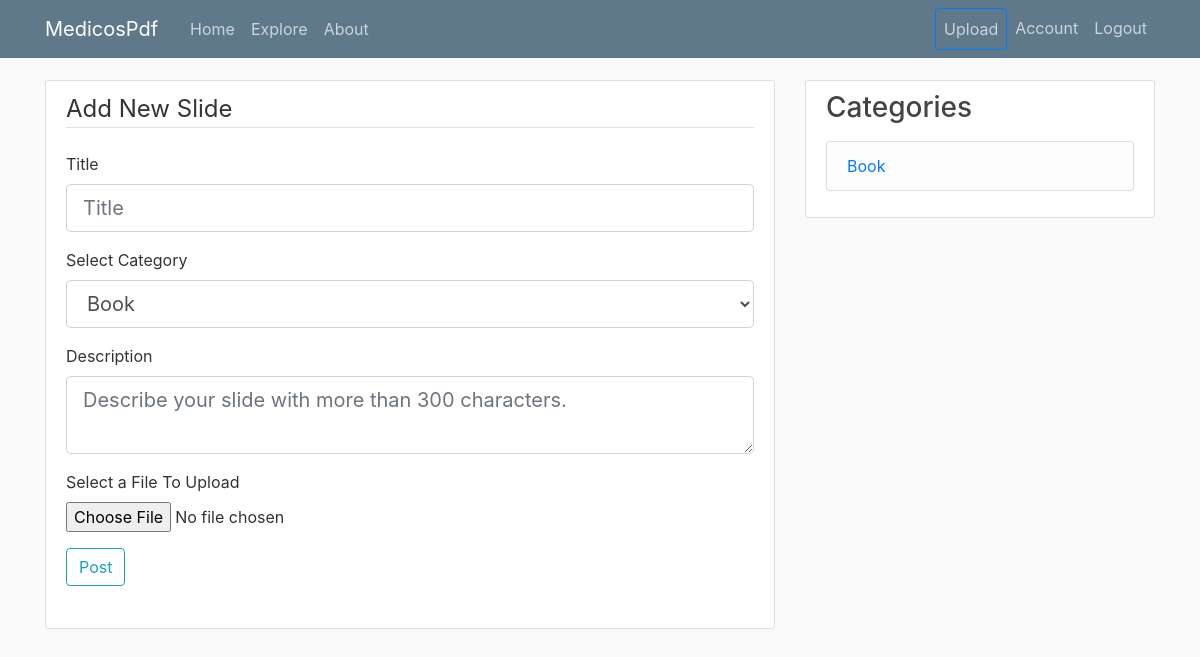
Before: /slide/new (signed in) with the older database file.
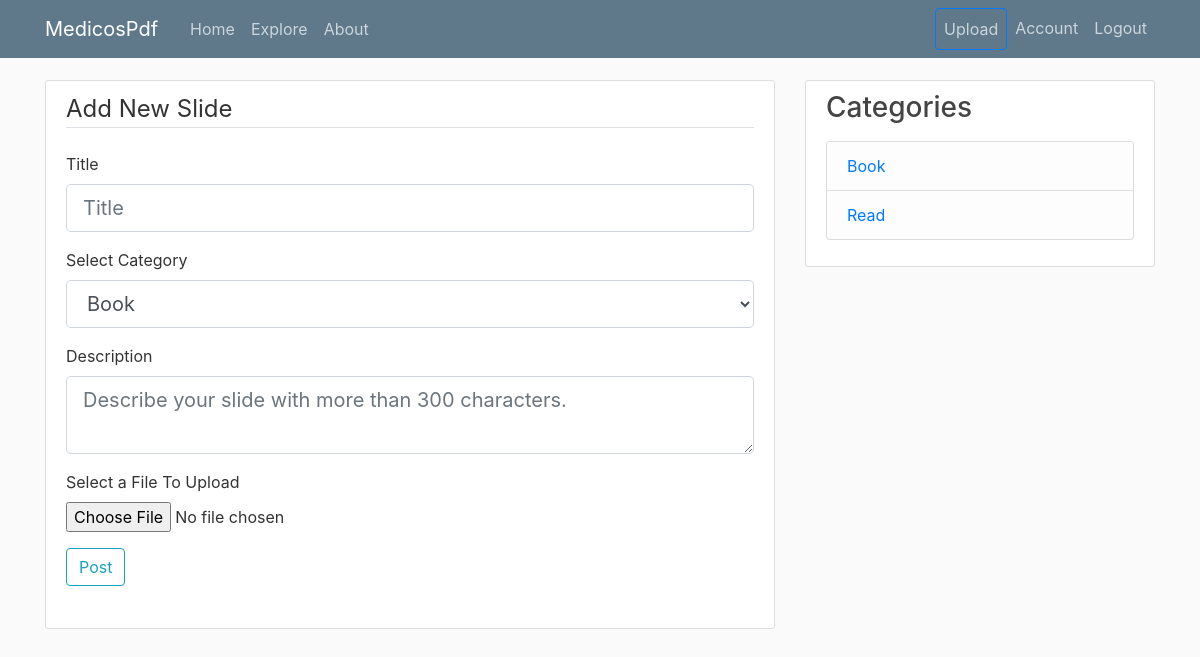
After: the same page with the newer database file.
### medicospdf/models.py (models this page shows, shortened)
class Category(db.Model):
    id = db.Column(db.Integer, primary_key = True, autoincrement = True)
    name = db.Column(db.String(200), nullable = False)
    user_id = db.Column(db.Integer, db.ForeignKey('user.id'), nullable = False)
    slides = db.relationship('Slide', backref = 'cats', lazy = True)

### medicospdf/routes.py (the view, shortened to what this page needs)
@app.route('/slide/new', methods = ['GET', 'POST'])
@login_required
def new_slide():
    form = SlideForm()
    cat = Category.query.all()
    return render_template('create_slide.html', title = 'Add New Slide', form = form, categories = cat)

### medicospdf/forms.py
class SlideForm(FlaskForm):
	title = StringField('Title', validators = [DataRequired()], render_kw={"placeholder": "Title"})
	description = TextAreaField('Description', validators = [Length(min = 200), DataRequired()],
			render_kw={"placeholder": "Describe your slide with more than 300 characters."})
	category = SelectField(u'Select Category',
		choices = mychoices, validators = [DataRequired()], coerce = int)
	file = FileField('Select a File To Upload',
		validators = [FileAllowed(['pdf', 'ppt', 'pptx'])])
	submit = SubmitField('Post')

### medicospdf/models.py (called while the page is built)
@login_manager.user_loader
def load_user(user_id):
    return User.query.get(int(user_id))

### medicospdf/templates/create_slide.html (shortened to what this page needs)
{% extends 'layout.html' %}
{% block content %}
	<div class="content-section">
		<form method="POST" action="" enctype="multipart/form-data">
			<fieldset class="form-group">
				<legend class="border-bottom mb-4">{{ title }}</legend>
				<div class="form-group">
					{{ form.title.label(class = 'form-control-label') }}
					{% if form.title.errors %}
						{{ form.title.label(class = 'form-control form-control-lg is-invalid')}}
						<div class="invalid-feedback">
							{% for error in form.title.errors %}
							<span>
								{{ error }}
							</span>
							{% endfor %}
						</div>
					{% else %}
						{{ form.title(class = 'form-control form-control-lg')}}
					{% endif %}
				</div>
				<div class="form-group">
					{{ form.category.label(class = 'form-control-label') }}
					{% if form.category.errors %}
						{{ form.category.label(class = 'form-control form-control-lg is-invalid')}}
						<div class="invalid-feedback">
							{% for error in form.category.errors %}
							<span>
								{{ error }}
							</span>
							{% endfor %}
						</div>
					{% else %}
						{{ form.category(class = 'form-control form-control-lg')}}
					{% endif %}
				</div>
				<div class="form-group">
					{{ form.description.label(class = 'form-control-label') }}
					{% if form.description.errors %}
						{{ form.description.label(class = 'form-control form-control-lg is-invalid')}}
						<div class="invalid-feedback">
							{% for error in form.description.errors %}
							<span>
								{{ error }}
							</span>
							{% endfor %}
						</div>
					{% else %}
						{{ form.description(class = 'form-control form-control-lg')}}
					{% endif %}
				</div>
				<div class="form-group">
					{{ form.file.label() }}
					{{ form.file(class = 'form-control-file') }}
				</div>
				<div class="form-group">
					{{ form.submit(class = 'btn btn-outline-info') }}
				</div>
			</fieldset>
		</form>
    </div>
{% endblock %}

### medicospdf/templates/layout.html (shortened to what this page needs)
<!DOCTYPE html>
<html>
<head>
    <link rel="stylesheet" href="https://maxcdn.bootstrapcdn.com/bootstrap/4.0.0/css/bootstrap.min.css">
    <link rel="stylesheet" type="text/css" href="{{ url_for('static', filename='main.css') }}">
    <link rel="stylesheet" href="https://cdnjs.cloudflare.com/ajax/libs/font-awesome/4.7.0/css/font-awesome.min.css">
</head>
<body>
    <header class="site-header">
      <nav class="navbar navbar-expand-md navbar-dark bg-steel fixed-top">
        <div class="container">
          <a class="navbar-brand mr-4" href="/">MedicosPdf</a>
          <div class="collapse navbar-collapse" id="navbarToggle">
            <div class="navbar-nav mr-auto">
              <a class="nav-item nav-link" href="{{ url_for('home') }}">Home</a>
              <a class = 'nav-item nav-link' href="{{ url_for('explore') }}">Explore</a>
              <a class="nav-item nav-link" href="{{ url_for('about') }}">About</a>
            </div>
            <div class="navbar-nav">
              {% if current_user.is_authenticated %}
                <a class = 'nav-item nav-link btn btn-outline-primary' href="{{ url_for('new_slide') }}">Upload</a>
                <a class = 'nav-item nav-link' href="{{ url_for('account', user_id = current_user.id) }}">Account</a>
                <a class = 'nav-item nav-link' href="{{ url_for('logout') }}">Logout</a>
              {% else %}
                <a class="nav-item nav-link" href="{{ url_for('login') }}">Login</a>
                <a class="nav-item nav-link" href="{{ url_for('register') }}">Register</a>
              {% endif %}
            </div>
          </div>
        </div>
      </nav>
    </header>
    <main role="main" class="container">
      <div class="row">
        <div class="col-md-8">
          {% block content %}{% endblock %}
        </div>
        {% if current_user.is_authenticated %}
          <div class="col-md-4">
            <div class="content-section">
              <h3>Categories</h3>
              <p class='text-muted'>
                <ul class="list-group">
                  {% for cat in categories %}
                    <li class="list-group-item list-group-item-light"><a href="{{ url_for('category', cat_id = cat.id) }}">{{ cat.name }}</a></li>
                  {% endfor %}
                </ul>
              </p>
            </div>
          </div>
        {% endif %}
      </div>
    </main>
</body>
</html>

Changed rows visible on the page:
added Category: name "Read"
